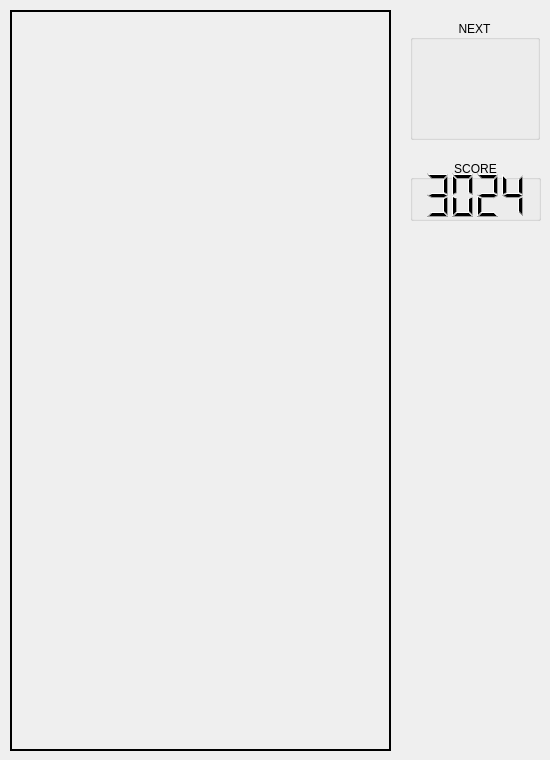
<?xml version="1.0" encoding="UTF-8"?>
<ui version="4.0">
 <class>MainWindow</class>
 <widget class="QMainWindow" name="MainWindow">
  <property name="geometry">
   <rect>
    <x>0</x>
    <y>0</y>
    <width>550</width>
    <height>760</height>
   </rect>
  </property>
  <property name="windowTitle">
   <string>MainWindow</string>
  </property>
  <widget class="QWidget" name="centralwidget">
   <widget class="QFrame" name="TetMapFrame">
    <property name="enabled">
     <bool>true</bool>
    </property>
    <property name="geometry">
     <rect>
      <x>10</x>
      <y>10</y>
      <width>381</width>
      <height>741</height>
     </rect>
    </property>
    <property name="frameShape">
     <enum>QFrame::Box</enum>
    </property>
    <property name="frameShadow">
     <enum>QFrame::Plain</enum>
    </property>
    <property name="lineWidth">
     <number>2</number>
    </property>
   </widget>
   <widget class="QGroupBox" name="grou">
    <property name="geometry">
     <rect>
      <x>410</x>
      <y>20</y>
      <width>130</width>
      <height>120</height>
     </rect>
    </property>
    <property name="title">
     <string>NEXT</string>
    </property>
    <property name="alignment">
     <set>Qt::AlignCenter</set>
    </property>
    <property name="flat">
     <bool>false</bool>
    </property>
    <property name="checkable">
     <bool>false</bool>
    </property>
   </widget>
   <widget class="QGroupBox" name="grou_2">
    <property name="geometry">
     <rect>
      <x>410</x>
      <y>160</y>
      <width>131</width>
      <height>61</height>
     </rect>
    </property>
    <property name="title">
     <string>SCORE</string>
    </property>
    <property name="alignment">
     <set>Qt::AlignCenter</set>
    </property>
    <property name="flat">
     <bool>false</bool>
    </property>
    <property name="checkable">
     <bool>false</bool>
    </property>
    <widget class="QLCDNumber" name="lcdNumber">
     <property name="geometry">
      <rect>
       <x>10</x>
       <y>10</y>
       <width>111</width>
       <height>51</height>
      </rect>
     </property>
     <property name="frameShape">
      <enum>QFrame::NoFrame</enum>
     </property>
     <property name="frameShadow">
      <enum>QFrame::Raised</enum>
     </property>
     <property name="digitCount">
      <number>4</number>
     </property>
     <property name="segmentStyle">
      <enum>QLCDNumber::Filled</enum>
     </property>
     <property name="value" stdset="0">
      <double>3024.000000000000000</double>
     </property>
     <property name="intValue" stdset="0">
      <number>3024</number>
     </property>
    </widget>
   </widget>
  </widget>
 </widget>
 <resources/>
 <connections/>
</ui>
